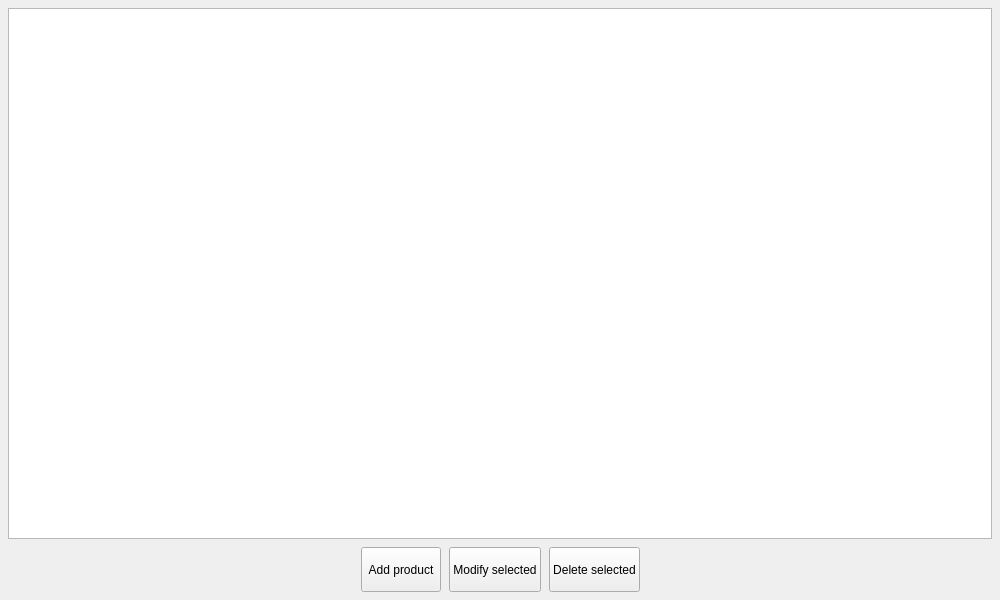
<?xml version="1.0" encoding="UTF-8"?>
<ui version="4.0">
 <class>productswidget</class>
 <widget class="QWidget" name="productswidget">
  <property name="geometry">
   <rect>
    <x>0</x>
    <y>0</y>
    <width>1000</width>
    <height>600</height>
   </rect>
  </property>
  <property name="minimumSize">
   <size>
    <width>1000</width>
    <height>600</height>
   </size>
  </property>
  <property name="windowTitle">
   <string/>
  </property>
  <layout class="QVBoxLayout" name="verticalLayout">
   <property name="spacing">
    <number>8</number>
   </property>
   <property name="leftMargin">
    <number>8</number>
   </property>
   <property name="topMargin">
    <number>8</number>
   </property>
   <property name="rightMargin">
    <number>8</number>
   </property>
   <property name="bottomMargin">
    <number>8</number>
   </property>
   <item>
    <widget class="QTableView" name="products_tableview">
     <property name="editTriggers">
      <set>QAbstractItemView::NoEditTriggers</set>
     </property>
     <property name="alternatingRowColors">
      <bool>true</bool>
     </property>
     <property name="selectionMode">
      <enum>QAbstractItemView::SingleSelection</enum>
     </property>
     <property name="selectionBehavior">
      <enum>QAbstractItemView::SelectRows</enum>
     </property>
     <property name="showGrid">
      <bool>false</bool>
     </property>
     <attribute name="horizontalHeaderDefaultSectionSize">
      <number>300</number>
     </attribute>
     <attribute name="verticalHeaderVisible">
      <bool>false</bool>
     </attribute>
    </widget>
   </item>
   <item>
    <layout class="QHBoxLayout" name="horizontalLayout">
     <property name="spacing">
      <number>8</number>
     </property>
     <item>
      <spacer name="horizontalSpacer">
       <property name="orientation">
        <enum>Qt::Horizontal</enum>
       </property>
       <property name="sizeHint" stdset="0">
        <size>
         <width>40</width>
         <height>20</height>
        </size>
       </property>
      </spacer>
     </item>
     <item>
      <widget class="QPushButton" name="add_button">
       <property name="minimumSize">
        <size>
         <width>0</width>
         <height>45</height>
        </size>
       </property>
       <property name="maximumSize">
        <size>
         <width>16777215</width>
         <height>16777215</height>
        </size>
       </property>
       <property name="text">
        <string>Add product</string>
       </property>
       <property name="icon">
        <iconset>
         <normaloff>../../../qrc/icons/plus.png</normaloff>../../../qrc/icons/plus.png</iconset>
       </property>
       <property name="iconSize">
        <size>
         <width>32</width>
         <height>32</height>
        </size>
       </property>
      </widget>
     </item>
     <item>
      <widget class="QPushButton" name="edit_button">
       <property name="minimumSize">
        <size>
         <width>0</width>
         <height>45</height>
        </size>
       </property>
       <property name="maximumSize">
        <size>
         <width>16777215</width>
         <height>16777215</height>
        </size>
       </property>
       <property name="text">
        <string>Modify selected</string>
       </property>
       <property name="icon">
        <iconset>
         <normaloff>../../../qrc/icons/edit.png</normaloff>../../../qrc/icons/edit.png</iconset>
       </property>
       <property name="iconSize">
        <size>
         <width>32</width>
         <height>32</height>
        </size>
       </property>
      </widget>
     </item>
     <item>
      <widget class="QPushButton" name="delete_button">
       <property name="minimumSize">
        <size>
         <width>0</width>
         <height>45</height>
        </size>
       </property>
       <property name="maximumSize">
        <size>
         <width>16777215</width>
         <height>16777215</height>
        </size>
       </property>
       <property name="text">
        <string>Delete selected</string>
       </property>
       <property name="icon">
        <iconset>
         <normaloff>../../../qrc/icons/trash.png</normaloff>../../../qrc/icons/trash.png</iconset>
       </property>
       <property name="iconSize">
        <size>
         <width>32</width>
         <height>32</height>
        </size>
       </property>
      </widget>
     </item>
     <item>
      <spacer name="horizontalSpacer_2">
       <property name="orientation">
        <enum>Qt::Horizontal</enum>
       </property>
       <property name="sizeHint" stdset="0">
        <size>
         <width>40</width>
         <height>20</height>
        </size>
       </property>
      </spacer>
     </item>
    </layout>
   </item>
  </layout>
 </widget>
 <resources/>
 <connections/>
</ui>
